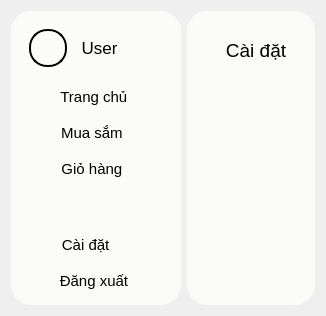
      <widget class="QWidget" name="setting_screen">
       <layout class="QHBoxLayout" name="horizontalLayout_8">
        <item>
         <widget class="QWidget" name="widget_10" native="true">
          <property name="styleSheet">
           <string notr="true">QWidget{
	max-width: 170px;
	background-color: #FBFBFA;
	border-right: 2px solid #FBFBFA;
	padding: 0px;
	margin: 0px;
	border-radius: 20px;
}</string>
          </property>
          <layout class="QVBoxLayout" name="verticalLayout_5">
           <item>
            <widget class="QWidget" name="widget_11" native="true">
             <property name="styleSheet">
              <string notr="true"/>
             </property>
             <layout class="QHBoxLayout" name="horizontalLayout_7">
              <item>
               <widget class="QLabel" name="label_15">
                <property name="font">
                 <font>
                  <pointsize>10</pointsize>
                  <weight>75</weight>
                  <bold>true</bold>
                 </font>
                </property>
                <property name="styleSheet">
                 <string notr="true">min-height: 34px;
max-height: 34px;
min-width: 34px;
max-width: 34px;
border: 2px solid black;
border-radius: 18px;</string>
                </property>
                <property name="text">
                 <string/>
                </property>
                <property name="pixmap">
                 <pixmap>../../../Python-App-A-/SPCK/Windows/Image/icon.png</pixmap>
                </property>
                <property name="scaledContents">
                 <bool>true</bool>
                </property>
                <property name="alignment">
                 <set>Qt::AlignCenter</set>
                </property>
               </widget>
              </item>
              <item>
               <widget class="QLabel" name="label_4">
                <property name="font">
                 <font>
                  <family>Segoe UI</family>
                  <pointsize>13</pointsize>
                  <weight>50</weight>
                  <bold>false</bold>
                 </font>
                </property>
                <property name="text">
                 <string> User</string>
                </property>
               </widget>
              </item>
             </layout>
            </widget>
           </item>
           <item>
            <widget class="QPushButton" name="pushButton_18">
             <property name="font">
              <font>
               <family>Segoe UI</family>
               <pointsize>11</pointsize>
              </font>
             </property>
             <property name="styleSheet">
              <string notr="true">QPushButton{
	max-height: 22px;
	padding: 6px;
	border-radius: 10px;
	background-color: #FBFBFA;
	border-right: 2px #FBFBFA solid;
	min-width: 140px;
	max-width: 140px;
}

QPushButton::hover{
	max-height: 22px;
	padding: 6px;
	border-radius: 10px;
	background-color: #d2d2d2;
	border-right: 2px #d2d2d2 solid;
	min-width: 140px;
	max-width: 140px;
}</string>
             </property>
             <property name="text">
              <string> Trang chủ  </string>
             </property>
             <property name="icon">
              <iconset>
               <normaloff>../Image/home_d.png</normaloff>../Image/home_d.png</iconset>
             </property>
             <property name="iconSize">
              <size>
               <width>24</width>
               <height>24</height>
              </size>
             </property>
            </widget>
           </item>
           <item>
            <widget class="QPushButton" name="pushButton_19">
             <property name="font">
              <font>
               <family>Segoe UI</family>
               <pointsize>11</pointsize>
              </font>
             </property>
             <property name="styleSheet">
              <string notr="true">QPushButton{
	max-height: 22px;
	padding: 6px;
	border-radius: 10px;
	background-color: #FBFBFA;
	border-right: 2px #FBFBFA solid;
	min-width: 140px;
	max-width: 140px;
}

QPushButton::hover{
	max-height: 22px;
	padding: 6px;
	border-radius: 10px;
	background-color: #d2d2d2;
	border-right: 2px #d2d2d2 solid;
	min-width: 140px;
	max-width: 140px;
}</string>
             </property>
             <property name="text">
              <string> Mua sắm   </string>
             </property>
             <property name="icon">
              <iconset>
               <normaloff>../Image/shopping_d.png</normaloff>../Image/shopping_d.png</iconset>
             </property>
             <property name="iconSize">
              <size>
               <width>24</width>
               <height>24</height>
              </size>
             </property>
            </widget>
           </item>
           <item>
            <widget class="QPushButton" name="pushButton_20">
             <property name="font">
              <font>
               <family>Segoe UI</family>
               <pointsize>11</pointsize>
              </font>
             </property>
             <property name="styleSheet">
              <string notr="true">QPushButton{
	max-height: 22px;
	padding: 6px;
	border-radius: 10px;
	background-color: #FBFBFA;
	border-right: 2px #FBFBFA solid;
	min-width: 140px;
	max-width: 140px;
}

QPushButton::hover{
	max-height: 22px;
	padding: 6px;
	border-radius: 10px;
	background-color: #d2d2d2;
	border-right: 2px #d2d2d2 solid;
	min-width: 140px;
	max-width: 140px;
}</string>
             </property>
             <property name="text">
              <string> Giỏ hàng   </string>
             </property>
             <property name="icon">
              <iconset>
               <normaloff>../Image/cart_d.png</normaloff>../Image/cart_d.png</iconset>
             </property>
             <property name="iconSize">
              <size>
               <width>24</width>
               <height>24</height>
              </size>
             </property>
            </widget>
           </item>
           <item>
            <spacer name="verticalSpacer_4">
             <property name="orientation">
              <enum>Qt::Vertical</enum>
             </property>
             <property name="sizeHint" stdset="0">
              <size>
               <width>20</width>
               <height>40</height>
              </size>
             </property>
            </spacer>
           </item>
           <item>
            <widget class="QPushButton" name="pushButton_21">
             <property name="font">
              <font>
               <family>Segoe UI</family>
               <pointsize>11</pointsize>
              </font>
             </property>
             <property name="styleSheet">
              <string notr="true">QPushButton{
	max-height: 22px;
	padding: 6px;
	border-radius: 10px;
	background-color: #FBFBFA;
	border-right: 2px #FBFBFA solid;
	min-width: 140px;
	max-width: 140px;
}

QPushButton::hover{
	max-height: 22px;
	padding: 6px;
	border-radius: 10px;
	background-color: #d2d2d2;
	border-right: 2px #d2d2d2 solid;
	min-width: 140px;
	max-width: 140px;
}</string>
             </property>
             <property name="text">
              <string> Cài đặt      </string>
             </property>
             <property name="icon">
              <iconset>
               <normaloff>../Image/setting_a.png</normaloff>../Image/setting_a.png</iconset>
             </property>
             <property name="iconSize">
              <size>
               <width>24</width>
               <height>24</height>
              </size>
             </property>
            </widget>
           </item>
           <item>
            <widget class="QPushButton" name="pushButton_22">
             <property name="font">
              <font>
               <family>Segoe UI</family>
               <pointsize>11</pointsize>
              </font>
             </property>
             <property name="styleSheet">
              <string notr="true">QPushButton{
	max-height: 22px;
	padding: 6px;
	border-radius: 10px;
	background-color: #FBFBFA;
	border-right: 2px #FBFBFA solid;
	min-width: 140px;
	max-width: 140px;
}

QPushButton::hover{
	max-height: 22px;
	padding: 6px;
	border-radius: 10px;
	background-color: #d2d2d2;
	border-right: 2px #d2d2d2 solid;
	min-width: 140px;
	max-width: 140px;
}</string>
             </property>
             <property name="text">
              <string> Đăng xuất  </string>
             </property>
             <property name="icon">
              <iconset>
               <normaloff>../Image/log_out.png</normaloff>../Image/log_out.png</iconset>
             </property>
             <property name="iconSize">
              <size>
               <width>24</width>
               <height>24</height>
              </size>
             </property>
            </widget>
           </item>
          </layout>
         </widget>
        </item>
        <item>
         <widget class="QWidget" name="widget_12" native="true">
          <property name="styleSheet">
           <string notr="true">QWidget{
	background-color: #FBFBFA;
	border-radius: 20px;
}</string>
          </property>
          <layout class="QVBoxLayout" name="verticalLayout_6">
           <item>
            <widget class="QPushButton" name="pushButton">
             <property name="font">
              <font>
               <family>Segoe UI</family>
               <pointsize>14</pointsize>
               <weight>50</weight>
               <bold>false</bold>
              </font>
             </property>
             <property name="styleSheet">
              <string notr="true">max-height: 40px;
min-height: 40px;
max-width: 100px;
min-width: 100px;
margin-top: 10px;
margin-left: 10px;</string>
             </property>
             <property name="text">
              <string>Cài đặt</string>
             </property>
             <property name="icon">
              <iconset>
               <normaloff>../Image/setting_a.png</normaloff>../Image/setting_a.png</iconset>
             </property>
             <property name="iconSize">
              <size>
               <width>32</width>
               <height>32</height>
              </size>
             </property>
            </widget>
           </item>
           <item>
            <widget class="QWidget" name="widget_19" native="true"/>
           </item>
          </layout>
         </widget>
        </item>
       </layout>
      </widget>
